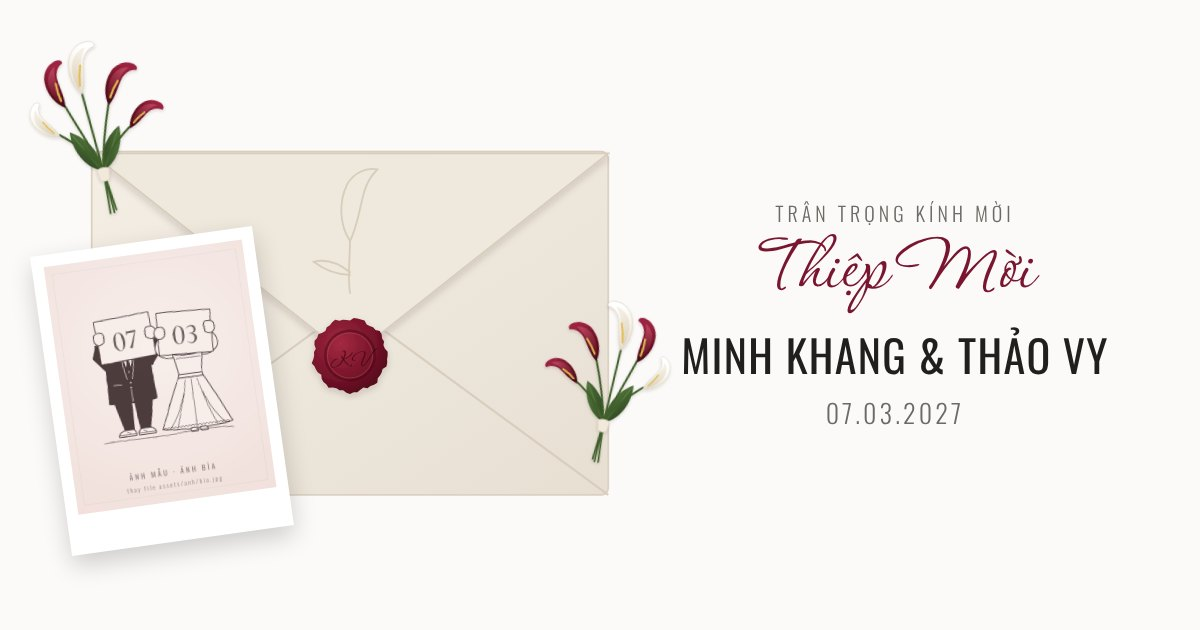
#> input picture assets/og-image.jpg, 1200 x 630 px
$ python tach_bia.py ../../assets/og-image.jpg ../../assets/og-image.jpg
#> lines starting #> are read from the running program, lines starting #| are printed output that depends on the picture; after the words box and inside, x2 and y2 are one past the last pixel; in counts of white or black regions, pixels touching at a corner belong together
# Tách ảnh bìa của chủ thiệp: dấu sáp riêng (nền trong suốt) + nền giấy đã xoá dấu sáp + trang trong (không đường gáp)
# Dùng: python3 tools/hoa-tiet/tach_bia.py anh-bia.png thu-muc-ra   (sửa SEAM = cột đường gáp, cy/cx = một điểm trên dấu sáp nếu đổi ảnh khác)
import sys, os, math
import numpy as np
from PIL import Image, ImageFilter


def gblur(a, s):
    """Làm mờ Gauss bằng FFT."""
    if s <= 0:
        return a
    hh, ww = a.shape
    fy = np.fft.fftfreq(hh)[:, None]
    fx = np.fft.rfftfreq(ww)[None, :]
    g = np.exp(-2 * (math.pi ** 2) * (s ** 2) * (fx ** 2 + fy ** 2))
    return np.fft.irfft2(np.fft.rfft2(a) * g, s=a.shape)

src, out = sys.argv[1], sys.argv[2]
os.makedirs(out, exist_ok=True)
im = Image.open(src).convert('RGB')
#> im is the input picture: PIL image 1200x630 RGB; mean R, G, B 242.5, 238.7, 235.1
A = np.asarray(im).astype(np.float64)
h, w, _ = A.shape
#> h = 630; w = 1200
SEAM = 474


def flood(mask, seeds):
    """Lan từ các điểm hạt giống trong mặt nạ (4 hướng), không cần scipy."""
    reach = np.zeros_like(mask)
    for (y, x) in seeds:
        reach[y, x] = mask[y, x]
    while True:
        n = reach.copy()
        n[1:] |= reach[:-1]; n[:-1] |= reach[1:]; n[:, 1:] |= reach[:, :-1]; n[:, :-1] |= reach[:, 1:]
        n &= mask
        if (n == reach).all():
            return reach
        reach = n


def dilate(m, r):
    return gblur(m.astype(float), r) > .02


def erode(m, r):
    return gblur(m.astype(float), r) > .98


# ---- 1. Mặt nạ dấu sáp: điểm vàng (đỏ − lam lớn), lan từ tâm, lấp lỗ ----
R, G, B = A[..., 0], A[..., 1], A[..., 2]
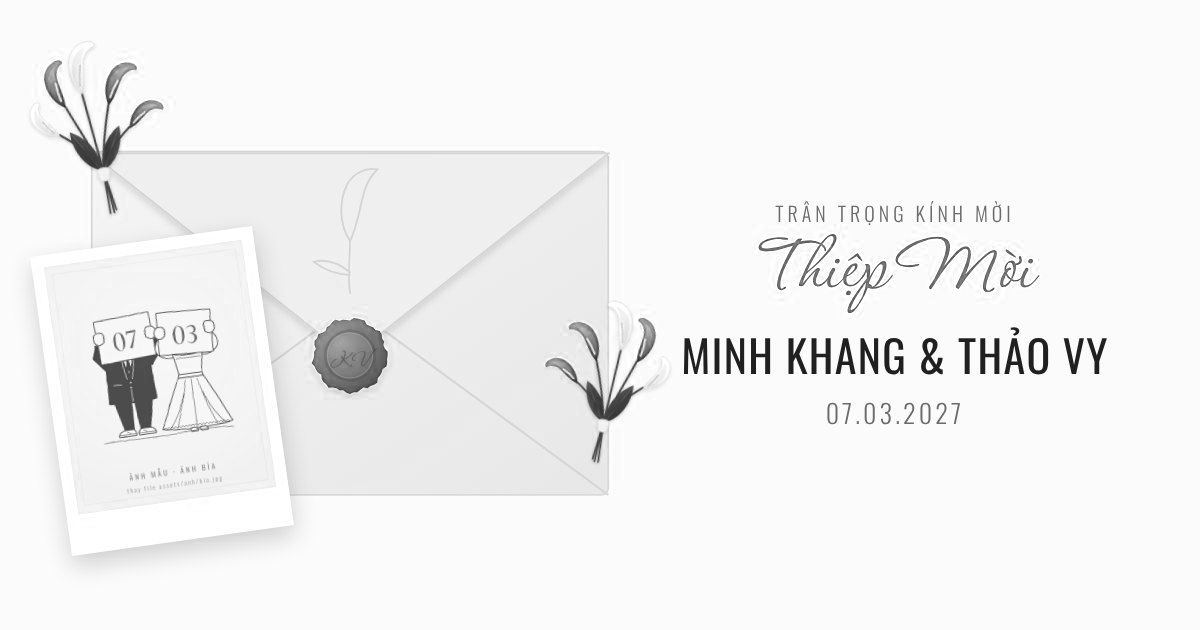
#> R: shape (630, 1200) float64; min 15, max 255, mean 242.5
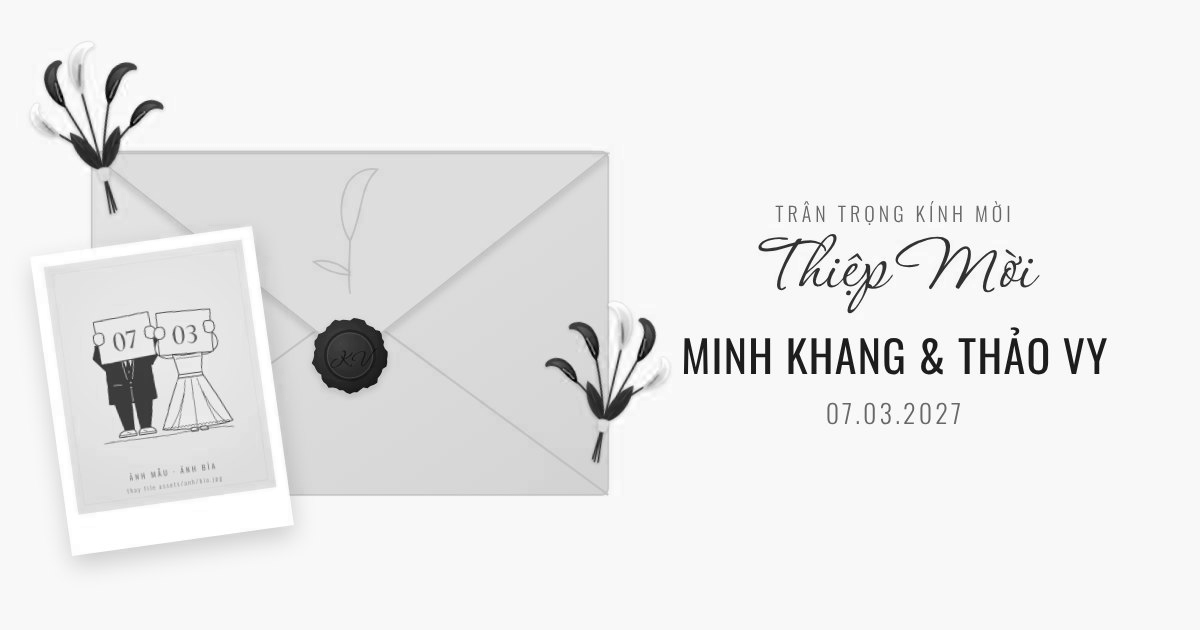
#> B: shape (630, 1200) float64; min 0, max 255, mean 235.1
gold = (R - B > 62) & (R > 95)
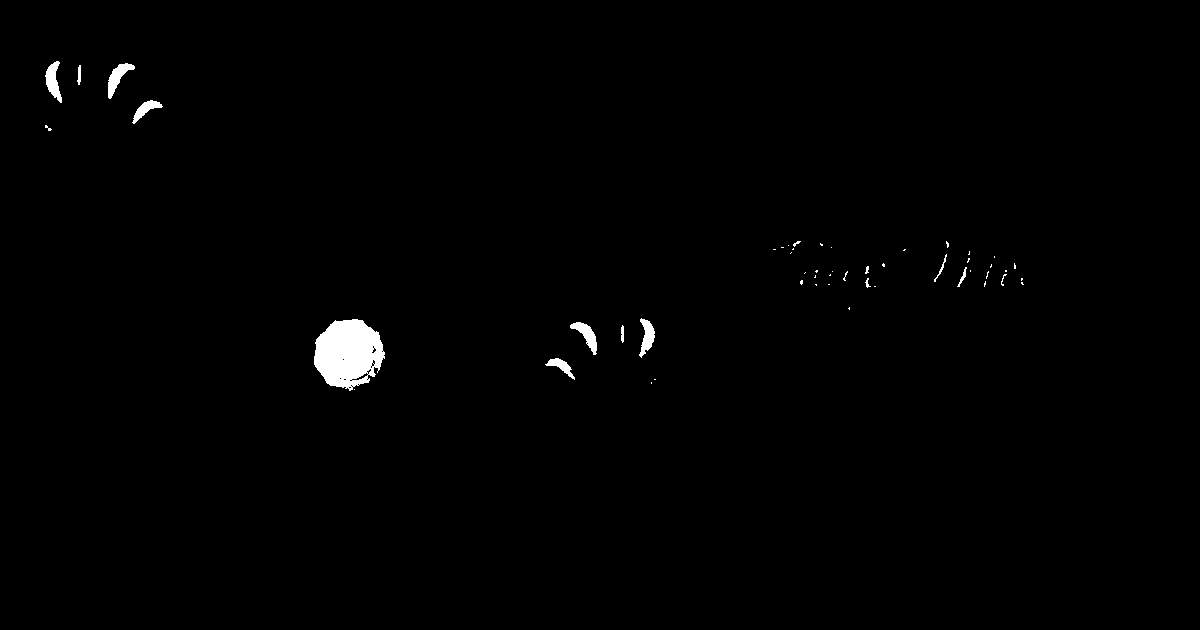
#> gold: shape (630, 1200) bool; 0.81% white; 51 white regions (36 under 20 px), largest, box (x1, y1, x2, y2) and area: (314, 319, 385, 391) 3665, (108, 63, 135, 99) 382, (45, 61, 62, 103) 377
cy, cx = 760, 430
gold[:300] = False; gold[1100:] = False
#> after `gold[:300] = False`:
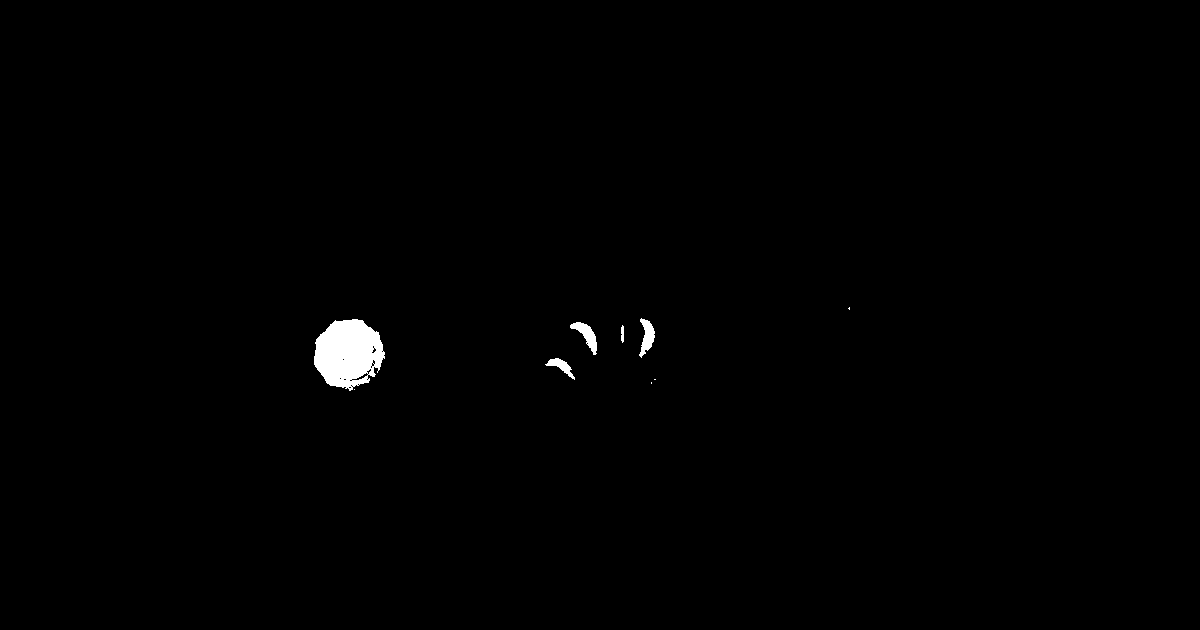
#> gold: shape (630, 1200) bool; 0.61% white; 9 white regions (4 under 20 px), largest, box (x1, y1, x2, y2) and area: (314, 319, 385, 391) 3665, (570, 322, 597, 355) 357, (639, 318, 655, 358) 337, (545, 358, 575, 380) 228, (621, 325, 624, 343) 47
#> after the loop in flood, `for (y, x) in seeds:`: reach: shape (630, 1200) bool; every value is 0
#> (the run stopped early here; a loop or call above may not have finished)
